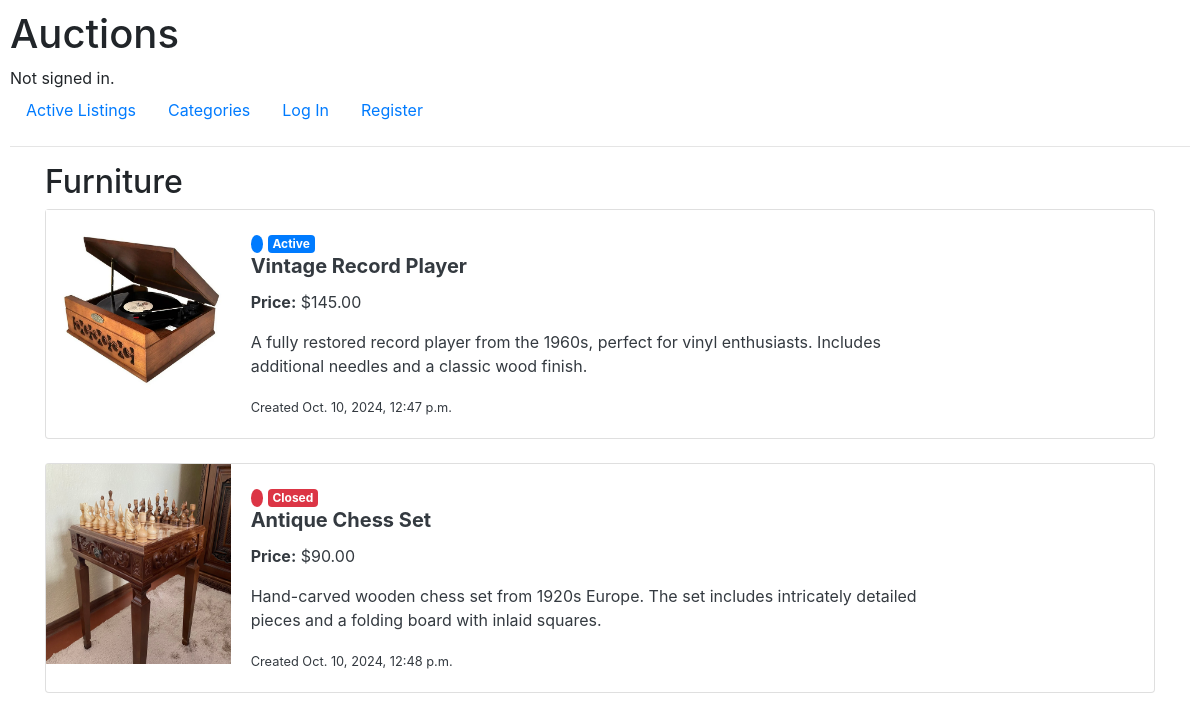
Page /categories/6 on the committed database.
### auctions/models.py (models this page shows)
class Category(models.Model):
    name = models.CharField(max_length=100)
    photo = models.ImageField(upload_to='categories/', null=True, blank=True)
    def __str__(self):
        return self.name

class AuctionListing(models.Model):
    name = models.CharField(max_length=100)
    description = models.TextField()
    current_bid = models.DecimalField(max_digits=10, decimal_places=2)
    photo = models.ImageField(upload_to='listings/', null=True, blank=True)
    datetime_submitted = models.DateTimeField(auto_now_add=True)
    category = models.ForeignKey(Category, on_delete=models.CASCADE)
    listed_by = models.ForeignKey(User, on_delete=models.CASCADE, related_name="listings")
    is_active = models.BooleanField(default=True)
    winning_user = models.ForeignKey(User, null=True, blank=True, on_delete=models.SET_NULL, related_name="winning_listings")
    def __str__(self):
        return self.name

### auctions/views.py (the view)
# urls.py: path("categories/<int:category_id>", views.category_matches, name="category_matches"),
def category_matches(request, category_id):
    category = get_object_or_404(Category, id=category_id)
    listings = AuctionListing.objects.filter(category=category)
    return render(request, 'auctions/category_matches.html', {
        'category': category,
        'listings': listings
    })

### auctions/templates/auctions/category_matches.html
{% extends "auctions/layout.html" %}
{% block body %}
    <h2>{{ category }}</h2>
    {% if listings %}
        <div class="row">
            {% for listing in listings %}
                <a href="{% url 'listing_details' listing.id %}" class="text-decoration-none text-dark">
                    <div class="col-12 mb-4">
                        <div class="card h-100">
                            <div class="row no-gutters">
                                <div class="col-lg-2 col-md-4">
                                    <img src="{{ listing.photo.url }}" alt="{{ listing }}" width="100%" height="200px">
                                </div>
                                <div class="col-md-8">
                                    <div class="card-body">
                                        {% if listing.is_active %}
                                            <span class="badge bg-primary rounded-circle">&nbsp;</span>
                                            <span class="badge bg-primary text-white">Active</span>
                                        {% else %}
                                            <span class="badge bg-danger rounded-circle">&nbsp;</span>
                                            <span class="badge bg-danger text-white">Closed</span>
                                        {% endif %}
                                        <h5 class="card-title"><strong>{{ listing }}</strong></h5>
                                        <p><strong>Price:</strong> ${{ listing.current_bid }}</p>
                                        <p>{{ listing.description }}</p>
                                        <small>Created {{ listing.datetime_submitted }}</small>
                                    </div>
                                </div>
                            </div>
                        </div>
                    </div>
                </a>
            {% endfor %}
        </div>
    {% else %}
        <p>We don't have any listing in this category.</p>
    {% endif %}
{% endblock body %}

### auctions/static/auctions/styles.css (style rules this page uses)
body { padding: 10px; }

### rows in the picture
Category: name "Furniture"
AuctionListing: photo (picture), is_active True (drawn), name "Vintage Record Player", current_bid "145.00", description "A fully restored record player from the 1960s, perfect for vinyl enthusiasts. Includes additional needles and a classic wood finish.", datetime_submitted "Oct. 10, 2024, 12:47 p.m."
AuctionListing: photo (picture), is_active False (drawn), name "Antique Chess Set", current_bid "90.00", description "Hand-carved wooden chess set from 1920s Europe. The set includes intricately detailed pieces and a folding board with inlaid squares.", datetime_submitted "Oct. 10, 2024, 12:48 p.m."
